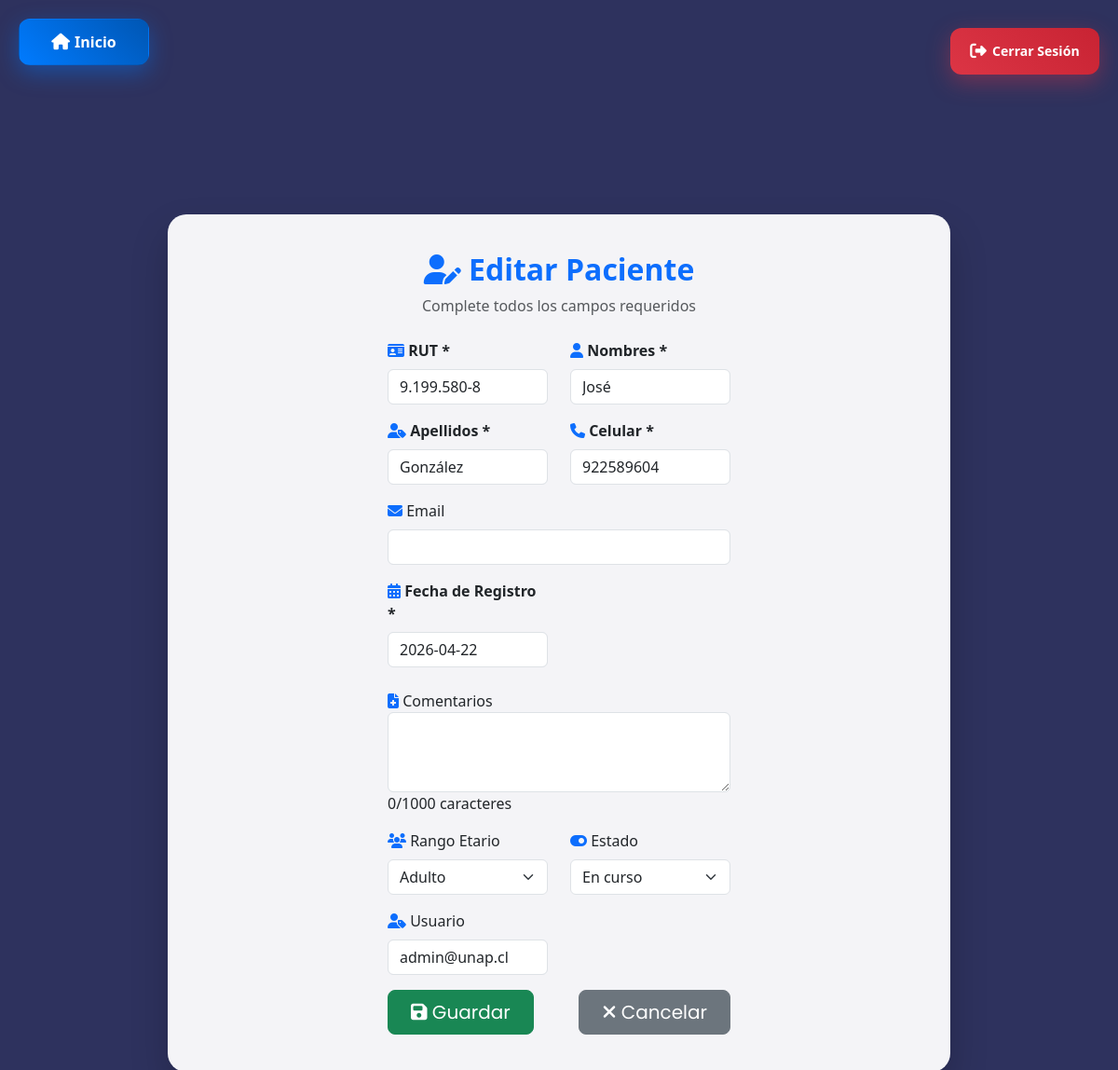
The app's page /editar_paciente.php?id_paciente=39 (signed in) with its own data.
### tables this page shows
CREATE TABLE `pacientes` (
  `id_paciente` int NOT NULL AUTO_INCREMENT,
  `rut` varchar(15) NOT NULL,
  `nombres` varchar(50) NOT NULL,
  `apellidos` varchar(50) NOT NULL,
  `email` varchar(50) DEFAULT NULL,
  `celular` int DEFAULT NULL,
  `id_rango_etareo` int NOT NULL,
  `comentarios` varchar(250) DEFAULT NULL,
  `fecha_registro` date NOT NULL,
  `id_estado` int NOT NULL,
  `usuario` varchar(50) DEFAULT NULL,
  PRIMARY KEY (`id_paciente`),
  UNIQUE KEY `rut` (`rut`),
  KEY `FK_pacientes_To_rango` (`id_rango_etareo`),
  KEY `FK_pacientes_To_estado` (`id_estado`),
  CONSTRAINT `FK_pacientes_To_estado` FOREIGN KEY (`id_estado`) REFERENCES `tipo_estado` (`id_estado`),
  CONSTRAINT `FK_pacientes_To_rango` FOREIGN KEY (`id_rango_etareo`) REFERENCES `tipo_rango_etareo` (`id_rango_etareo`)
);

### editar_paciente.php (the view, shortened to what this page needs)
<?php
$con = connection();
if (isset($_GET['id_paciente'])) {
    $id_paciente = $_GET['id_paciente'];
    $sql = "SELECT * FROM pacientes WHERE id_paciente = '$id_paciente'";
    $query = mysqli_query($con, $sql);
    $row = mysqli_fetch_array($query);
} else {
    header("Location: pacientes.php");
}
?>
<!DOCTYPE html>
<html lang="es">
<head>
    <link rel="stylesheet" href="css/nuevo_pacientes.css">
    <link href="https://cdn.jsdelivr.net/npm/bootstrap@5.3.2/dist/css/bootstrap.min.css" rel="stylesheet">
    <link rel="stylesheet" href="https://cdnjs.cloudflare.com/ajax/libs/font-awesome/6.4.0/css/all.min.css">
    <link rel="stylesheet" href="https://cdn.jsdelivr.net/npm/flatpickr/dist/flatpickr.min.css">
</head>
<body>
   <div class="menu-container">
            <a id="inicio" href="menu.php" class="btn btn-inicio menu-btn">
                <i class="fas fa-home btn-icon"></i>
                Inicio
            </a>
            <a id= "cerrar_sesion" href="logout.php" class="btn btn-logout menu-btn">
                <i class="fas fa-sign-out-alt btn-icon"></i>
                Cerrar Sesión
            </a>
    </div>
        <div class="menu-card">
            <div class="row justify-content-center">
            <div class="col-lg-8 col-xl-6">
                    <div class="text-center mb-4">
                        <h2 class="fw-bold text-primary mb-2">
                            <i class="fas fa-user-edit"></i> Editar Paciente
                        </h2>
                        <p class="text-muted">Complete todos los campos requeridos</p>
                    </div>
                    <form action="edit_pacientes.php" method="POST" id="formPaciente">
                        <div class="row">
                            <div class="col-md-6 mb-3">
                                <label class="form-label fw-bold">
                                    <i class="fas fa-id-card text-primary"></i> RUT *
                                </label>
                                <input type="text" class="form-control" name="rut" value="<?= $row['rut'] ?>" required>
                            </div>
                            <div class="col-md-6 mb-3">
                                <label class="form-label fw-bold">
                                    <i class="fas fa-user text-primary"></i> Nombres *
                                </label>
                                <input type="text" class="form-control" name="nombres"
                                value="<?= $row['nombres'] ?>" required>
                            </div>
                            <div class="col-md-6 mb-3">
                                <label class="form-label fw-bold">
                                    <i class="fas fa-user-tag text-primary"></i> Apellidos *
                                </label>
                                <input type="text" class="form-control" name="apellidos" value="<?= $row['apellidos'] ?>" required>
                            </div>
                            <div class="col-md-6 mb-3">
                                <label class="form-label fw-bold">
                                    <i class="fas fa-phone text-primary"></i> Celular *
                                </label>
                                <input type="text" class="form-control" name="celular" value="<?= $row['celular'] ?>"required>
                            </div>
                            <div class="col-12 mb-3">
                                <label class="form-label">
                                    <i class="fas fa-envelope text-primary"></i> Email
                                </label>
                                <input type="email" class="form-control" name="email" value="<?= $row['email'] ?>">
                            </div>
                           <div class="col-6 mb-4">
                            <label class="form-label fw-bold">
                                <i class="fas fa-calendar-alt text-primary"></i> Fecha de Registro *
                            </label>
                            <input type="text" class="form-control" name="fecha_registro" id="fecha_registro"
                                value="<?= isset($_POST['fecha_registro']) ? $_POST['fecha_registro'] : $row['fecha_registro'] ?>"
                                placeholder="Seleccione una fecha" required>
                        </div>
                        <div class="mb-3">
                            <label class="textarea-label">
                                <i class="fas fa-file-medical text-primary"></i> Comentarios</label>
                            <textarea class="form-control" name="comentarios" rows="3" maxlength="1000"><?= $row['comentarios'] ?></textarea>
                            <div class="textarea-counter">
                                <span id="contador2">0</span>/1000 caracteres
                            </div>
                        </div>
                            <div class="col-md-6 mb-3">
                                <label class="form-label">
                                    <i class="fas fa-users text-primary"></i> Rango Etario
                                </label>
                                <select class="form-select" name="id_rango_etareo">
                                    <option value="2" <?php echo ($row['id_rango_etareo'] == '2') ? 'selected' : ''; ?>>Adulto</option>
                                </select>
                            </div>
                            <div class="col-md-6 mb-3">
                                <label class="form-label">
                                    <i class="fas fa-toggle-on text-primary"></i> Estado
                                </label>
                                <select class="form-select" name="id_estado">
                                    <option value="1" <?php echo ($row['id_estado'] == '1') ? 'selected' : ''; ?>>En curso</option>
                                </select>
                            </div>
                            <div class="col-md-6 mb-3">
                                <label class="form-label">
                                    <i class="fas fa-user-tag text-primary"></i> Usuario
                                </label>
                                <input type="text" class="form-control" name="usuario" value=<?php echo $_SESSION['email']; ?>>
                            </div>
                        <div class="d-grid gap-2 d-md-flex justify-content-md-between">
                            <button type="submit" class="btn btn-success btn-lg px-4"style=" font-family: 'poppins', sans-serif;
    font-size: 20px;">
                                <i class="fas fa-save"></i> Guardar
                            </button>
                            <button type="button" class="btn btn-secondary btn-lg px-4" onclick="window.location.href='pacientes.php'" style=" font-family: 'poppins', sans-serif;
    font-size: 20px;">
                                <i class="fas fa-times"></i> Cancelar
                            </button>
                        </div>
                    </form>
                </div>
            </div>
        </div>
</body>
</html>

### css/nuevo_pacientes.css (style rules this page uses)
body { background: linear-gradient(135deg, #2e325e 0%, #2e325e 100%); min-height: 100vh; font-family: 'Segoe UI', Tahoma, Geneva, Verdana, sans-serif; }
.menu-container { position: relative; min-height: 100vh; display: flex; align-items: center; justify-content: center; }
.menu-card { position: absolute; top: 20%; left: 15%; right: 15%; background: rgba(255, 255, 255, 0.95); backdrop-filter: blur(10px); border-radius: 20px; box-shadow: 0 20px 40px rgba(0, 0, 0, 0.2); padding: 40px; z-index: 100; }
.menu-btn { width: 100%; margin-bottom: 20px; padding: 15px 30px; font-size: 1.2rem; font-weight: 600; border: none; border-radius: 15px; transition: all 0.3s ease; position: relative; overflow: hidden; }
.btn-inicio { background: linear-gradient(45deg, #007bff, #0056b3); color: white; }
.btn-logout { background: linear-gradient(45deg, #dc3545, #c82333); color: white; margin-top: 10px; }
.btn-icon { margin-right: 10px; }
#cerrar_sesion { position: fixed; top: 20px; right: 20px; left: auto; z-index: 9999; width: 160px; height: 50px; padding: 0; border-radius: 12px; display: flex; align-items: center; justify-content: center; font-weight: 600; font-size: 0.88rem; text-decoration: none; box-shadow: 0 8px 25px rgba(220, 53, 69, 0.4); transition: all 0.3s ease; background: linear-gradient(45deg, #dc3545, #c82333) !important; color: white !important; border: none; }
#cerrar_sesion .btn-icon { margin-right: 6px; font-size: 1.1rem; }
body { padding-top: 80px; padding-left: 190px; min-height: 100vh; }
#inicio { position: fixed; top: 20px; left: 20px; z-index: 9999; width: 140px; height: 50px; padding: 0; border-radius: 12px; display: flex; align-items: center; justify-content: center; font-weight: 600; text-decoration: none; box-shadow: 0 8px 25px rgba(0, 123, 255, 0.4); transition: all 0.3s ease; background: linear-gradient(45deg, #007bff, #0056b3) !important; color: white !important; }
#inicio .btn-icon { margin-right: 5px; font-size: 1.1rem; }
body { padding-top: 80px; padding-left: 180px; }

### records on screen
pacientes: rut "9.199.580-8", nombres "José", apellidos "González", celular "922589604", fecha_registro "2026-04-22", id_rango_etareo "Adulto", id_estado "En curso"
